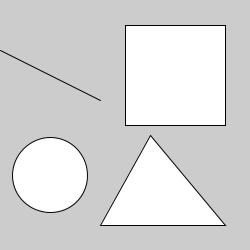
Frame 1 (no input)
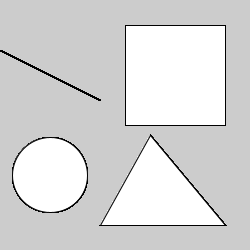
Frame 60 (the mouse pressed at the canvas centre just before this capture)
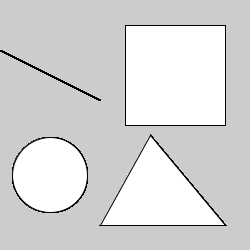
Frame 120 (the mouse held since frame 60 and released just before this capture)

The Processing sketch that drew these frames (run headless with seeded random() and noise(); from frame 60 on, the mouse is pressed at the canvas centre):

// Processing sketch: SampleProcessing
// ── SampleProcessing.pde

// Set width and height layer
void setup() {
  size(250, 250);
}

// To draw some object
void draw() {
  line(0, 50, 100, 100); // draw line
  rect(125, 25, 100, 100); // draw rectangle
  circle(50, 175, 75); // draw circle
  triangle(100, 225, 150, 135, 225, 225); // draw triangle
}
